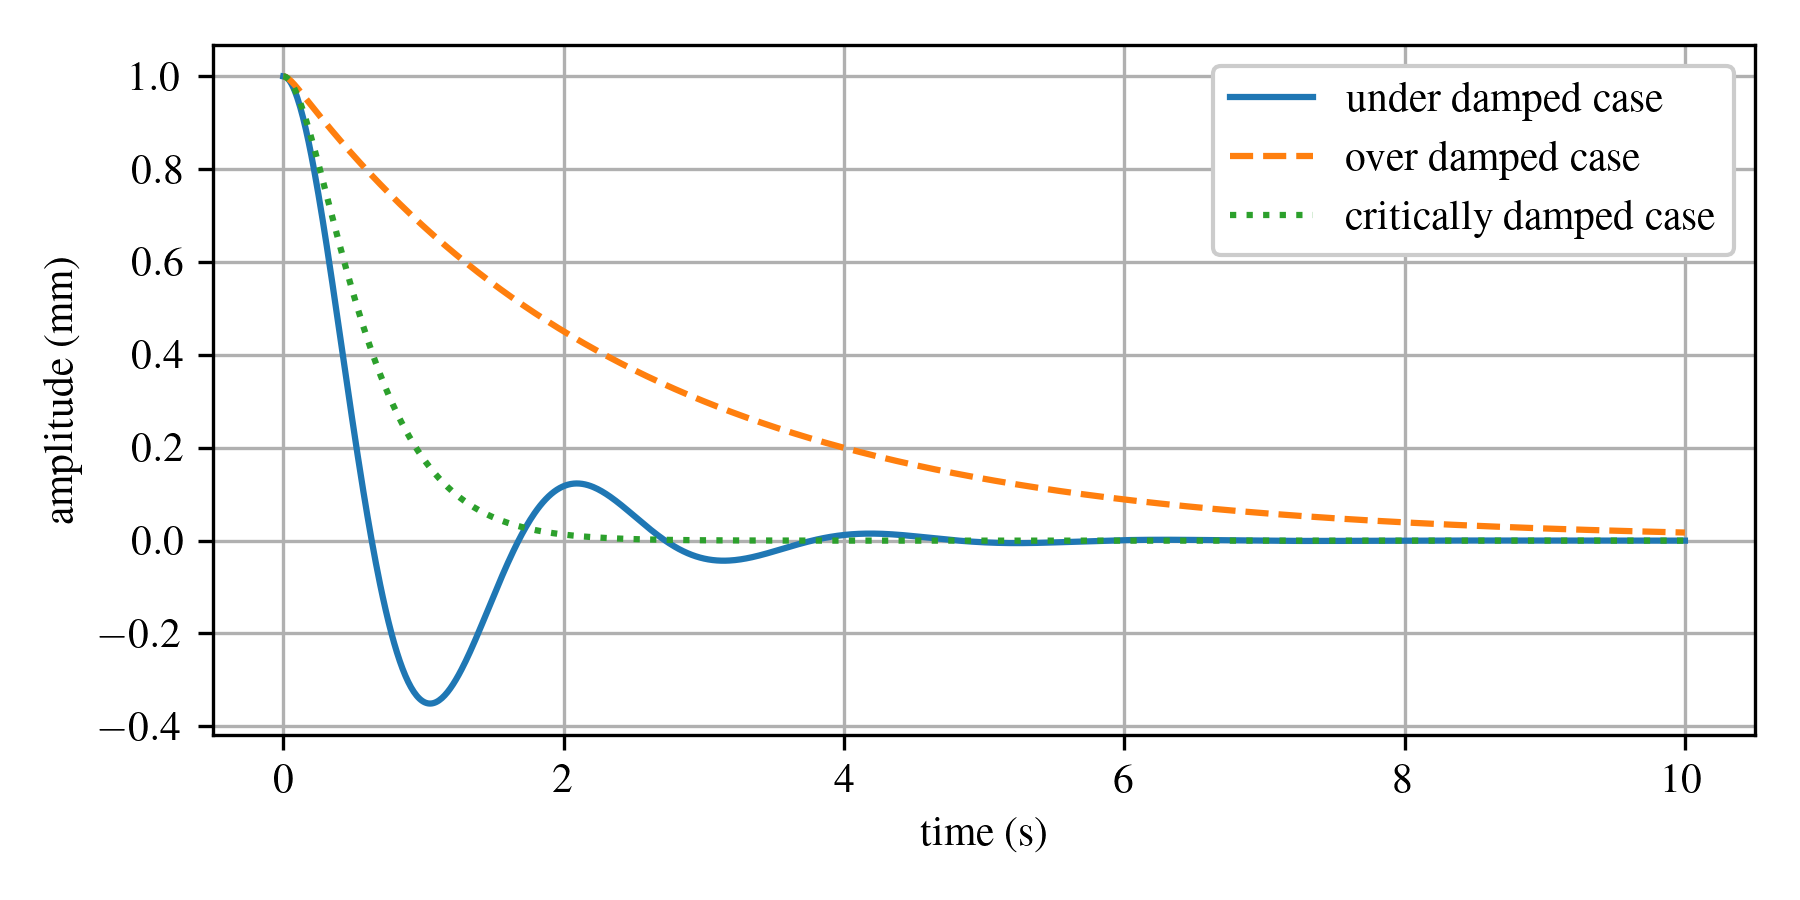

Write Python code to recreate this figure.
# -*- coding: utf-8 -*-
"""
Spyder Editor

This is a temporary script file.
"""

# import modules
import IPython as IP
IP.get_ipython().magic('reset -sf')

import warnings     # added to ignore the plotting warings about font types in math mode
warnings.simplefilter("ignore", UserWarning)

import matplotlib as mpl
from matplotlib.patches import Rectangle
import matplotlib.pyplot as plt
from mpl_toolkits.mplot3d import Axes3D
from mpl_toolkits.mplot3d import axes3d
import os as os
import numpy as np
import scipy as sp
import copy as copy
from matplotlib import cm
import time
#import pykrige as pykrige
import scipy.io as sio
tt1 = time.time()

plt.close('all')



#%% Problem 3


tt = np.linspace(0,10,1000)

k= 10         # N/m
m = 1         # kg
c = 2       # kg/s
omega_n = np.sqrt(k/m) # rad/sec
c_critical = 2*m*omega_n
zeta = c/c_critical
omega_d = omega_n*np.sqrt(1-zeta**2)

x_0=1/1000   # mm
v_0=0/1000   # mm/s 

# calculate the underdamped response. 
A = np.sqrt((v_0+zeta*omega_n*x_0)**2+(x_0*omega_d)**2)/omega_d
theta = np.arctan((omega_d*x_0)/(v_0+zeta*omega_n*x_0))
xx_underdamped = A*np.exp(-zeta*omega_n*tt)*np.sin(omega_d*tt+theta)

# calculate the overdamped response
c = 25
zeta = c/c_critical
a_1 = (-v_0+(-zeta+np.sqrt(zeta**2-1))*omega_n*x_0)/(2*omega_n*np.sqrt(zeta**2-1))
a_2 = (v_0+(zeta+np.sqrt(zeta**2-1))*omega_n*x_0)/(2*omega_n*np.sqrt(zeta**2-1))


xx_overdamped = np.exp(-zeta*omega_n*tt)*(
        a_1*np.exp(-omega_n*np.sqrt(zeta**2-1)*tt)+
        a_2*np.exp( omega_n*np.sqrt(zeta**2-1)*tt)
        )

## calculate the critically response
c = c_critical
zeta = c/c_critical
a_1 = x_0
a_2 = v_0+omega_n*x_0
xx_criticallydamped = (a_1+a_2*tt)*np.exp(-omega_n*tt)



#((-zeta+np.sqrt(zeta**2-1))*omega_n*x_0-v_0)
#
#
#(-x_0*omega_n*(zeta-np.sqrt(zeta**2-1))-v_0)




plt.figure(figsize=(6,3))
plt.plot(tt,xx_underdamped*1000,label='under damped case')
plt.plot(tt,xx_overdamped*1000,'--',label='over damped case')
plt.plot(tt,xx_criticallydamped*1000,':',label='critically damped case')
plt.grid('on')
plt.ylabel('amplitude (mm)')
plt.xlabel('time (s)')
plt.tight_layout()
plt.legend(loc=1,ncol=3,framealpha=1)
plt.savefig('Damping_cases',dpi=300)





























































































